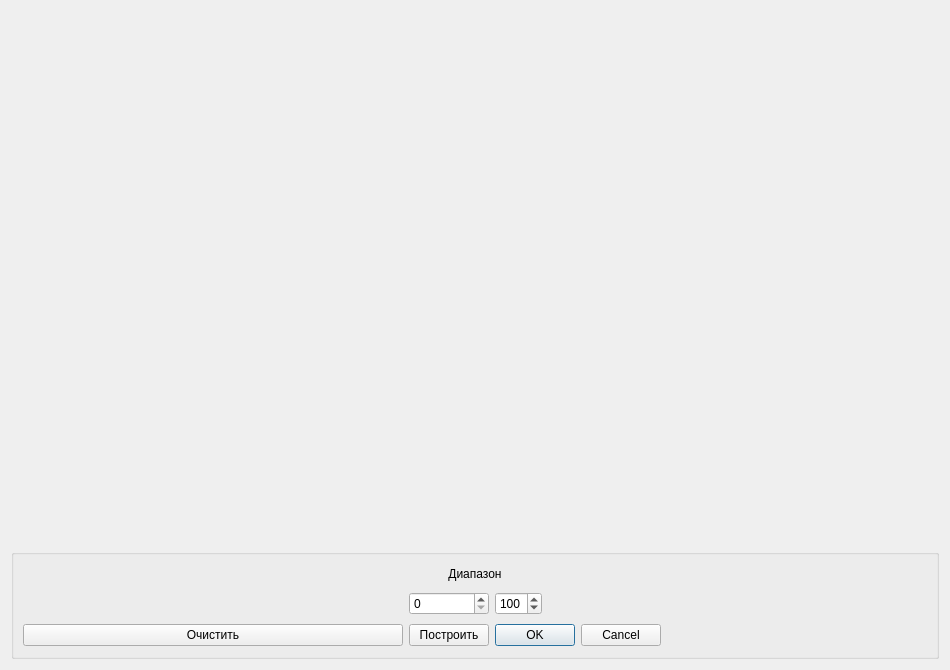
<?xml version="1.0" encoding="UTF-8"?>
<ui version="4.0">
 <class>DialogChart</class>
 <widget class="QDialog" name="DialogChart">
  <property name="geometry">
   <rect>
    <x>0</x>
    <y>0</y>
    <width>950</width>
    <height>670</height>
   </rect>
  </property>
  <property name="windowTitle">
   <string>График</string>
  </property>
  <layout class="QVBoxLayout" name="verticalLayout">
   <item>
    <widget class="QCustomPlot" name="wid_chart" native="true"/>
   </item>
   <item>
    <widget class="QGroupBox" name="gb_butns">
     <property name="maximumSize">
      <size>
       <width>16777215</width>
       <height>110</height>
      </size>
     </property>
     <property name="title">
      <string/>
     </property>
     <layout class="QGridLayout" name="gridLayout">
      <item row="0" column="0" colspan="4">
       <widget class="QLabel" name="lb_range">
        <property name="minimumSize">
         <size>
          <width>0</width>
          <height>0</height>
         </size>
        </property>
        <property name="maximumSize">
         <size>
          <width>16777215</width>
          <height>20</height>
         </size>
        </property>
        <property name="baseSize">
         <size>
          <width>0</width>
          <height>0</height>
         </size>
        </property>
        <property name="text">
         <string>Диапазон</string>
        </property>
        <property name="alignment">
         <set>Qt::AlignCenter</set>
        </property>
       </widget>
      </item>
      <item row="1" column="0">
       <spacer name="horizontalSpacer">
        <property name="orientation">
         <enum>Qt::Horizontal</enum>
        </property>
        <property name="sizeHint" stdset="0">
         <size>
          <width>77</width>
          <height>28</height>
         </size>
        </property>
       </spacer>
      </item>
      <item row="1" column="1">
       <widget class="QSpinBox" name="dbSbox_minRange">
        <property name="maximum">
         <number>999</number>
        </property>
        <property name="displayIntegerBase">
         <number>10</number>
        </property>
       </widget>
      </item>
      <item row="1" column="2">
       <widget class="QSpinBox" name="dbSbox_maxRange">
        <property name="maximum">
         <number>999</number>
        </property>
        <property name="value">
         <number>100</number>
        </property>
        <property name="displayIntegerBase">
         <number>10</number>
        </property>
       </widget>
      </item>
      <item row="1" column="3">
       <spacer name="horizontalSpacer_2">
        <property name="orientation">
         <enum>Qt::Horizontal</enum>
        </property>
        <property name="sizeHint" stdset="0">
         <size>
          <width>110</width>
          <height>20</height>
         </size>
        </property>
       </spacer>
      </item>
      <item row="2" column="0">
       <widget class="QPushButton" name="pb_cleane">
        <property name="text">
         <string>Очистить</string>
        </property>
       </widget>
      </item>
      <item row="2" column="1">
       <widget class="QPushButton" name="pb_builde">
        <property name="text">
         <string>Построить</string>
        </property>
       </widget>
      </item>
      <item row="2" column="2" colspan="2">
       <widget class="QDialogButtonBox" name="buttonBox">
        <property name="enabled">
         <bool>true</bool>
        </property>
        <property name="sizePolicy">
         <sizepolicy hsizetype="Fixed" vsizetype="Fixed">
          <horstretch>0</horstretch>
          <verstretch>0</verstretch>
         </sizepolicy>
        </property>
        <property name="orientation">
         <enum>Qt::Horizontal</enum>
        </property>
        <property name="standardButtons">
         <set>QDialogButtonBox::Cancel|QDialogButtonBox::Ok</set>
        </property>
       </widget>
      </item>
     </layout>
    </widget>
   </item>
  </layout>
 </widget>
 <customwidgets>
  <customwidget>
   <class>QCustomPlot</class>
   <extends>QWidget</extends>
   <header>../../../qcustomplot.h</header>
   <container>1</container>
  </customwidget>
 </customwidgets>
 <resources/>
 <connections>
  <connection>
   <sender>buttonBox</sender>
   <signal>accepted()</signal>
   <receiver>DialogChart</receiver>
   <slot>accept()</slot>
   <hints>
    <hint type="sourcelabel">
     <x>248</x>
     <y>254</y>
    </hint>
    <hint type="destinationlabel">
     <x>157</x>
     <y>274</y>
    </hint>
   </hints>
  </connection>
  <connection>
   <sender>buttonBox</sender>
   <signal>rejected()</signal>
   <receiver>DialogChart</receiver>
   <slot>reject()</slot>
   <hints>
    <hint type="sourcelabel">
     <x>316</x>
     <y>260</y>
    </hint>
    <hint type="destinationlabel">
     <x>286</x>
     <y>274</y>
    </hint>
   </hints>
  </connection>
 </connections>
</ui>
